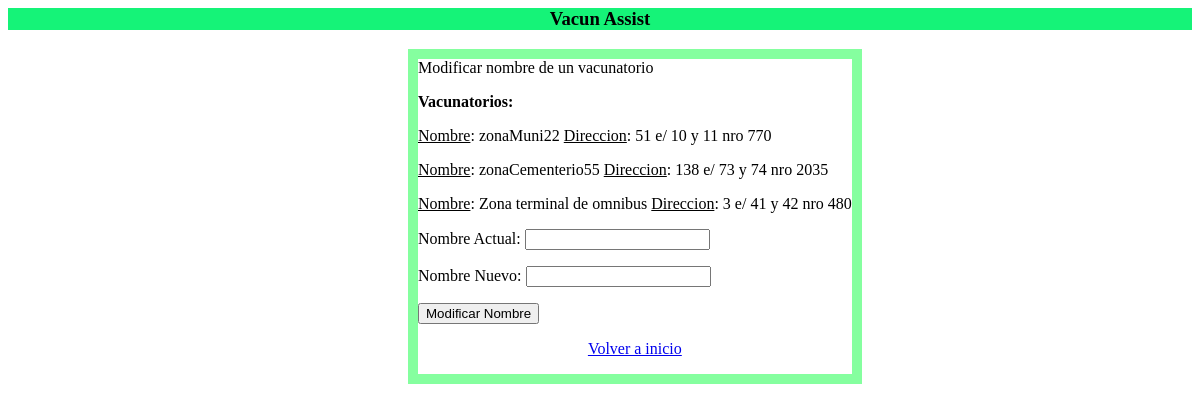
Before: /mod_nombre with the older database file.
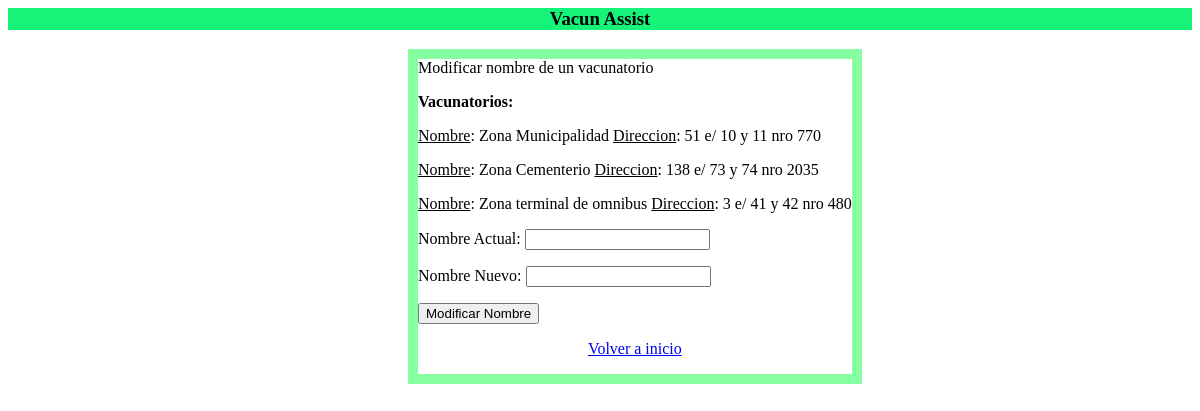
After: the same page with the newer database file.
### api_gestion_usuarios/models.py (models this page shows, shortened)
class Vacunatorio(models.Model):
    nombre=models.CharField(max_length=60)
    direccion=models.CharField(max_length=60)

### api_gestion_usuarios/views.py (the view, shortened to what this page needs)
# urls.py: path('mod_nombre', modificar_nombre_vacunatorio,name='mod_nombre'),
def modificar_nombre_vacunatorio(request):
    vacunatorios_lista=Vacunatorio.objects.filter()
    return render(request, "gestion_admin/modificar_nombre.html", {"vacunatorios":vacunatorios_lista})

### api_gestion_usuarios/templates/gestion_admin/modificar_nombre.html (shortened to what this page needs)
{% extends "gestion_usuarios/base.html" %}
{% block content %}
<html>
    <body >
        <form action="/mod_nombre" method="POST"> {% csrf_token %}
        <span style="float: left; border: solid 10px hsl(133, 100%, 76%); margin-left: 400px;text-align: left">
        Modificar nombre de un vacunatorio
        <p> <b> Vacunatorios: </b></p>
        {% for vacun in vacunatorios %}
            <p> <u>Nombre</u>: {{vacun.nombre}} <u>Direccion</u>: {{vacun.direccion}} </p>
        {% endfor %}
        <p>
            Nombre Actual: <input type="text" name="nombre_actual">
        </p>
        <p>
            Nombre Nuevo: <input type="text" name="nombre">
        </p>
        <input type="submit" value="Modificar Nombre">
        <p style="text-align:center">
            <a href="{% url 'inicio_admin' %}">
                Volver a inicio
            </a>
        </p>
    </span>
</form>
    </body>
</html>
{% endblock %}

Changed rows visible on the page:
changed Vacunatorio "51 e/ 10 y 11 nro 770": nombre "zonaMuni22" → "Zona Municipalidad"
changed Vacunatorio: nombre "zonaCementerio55" → "Zona Cementerio"
